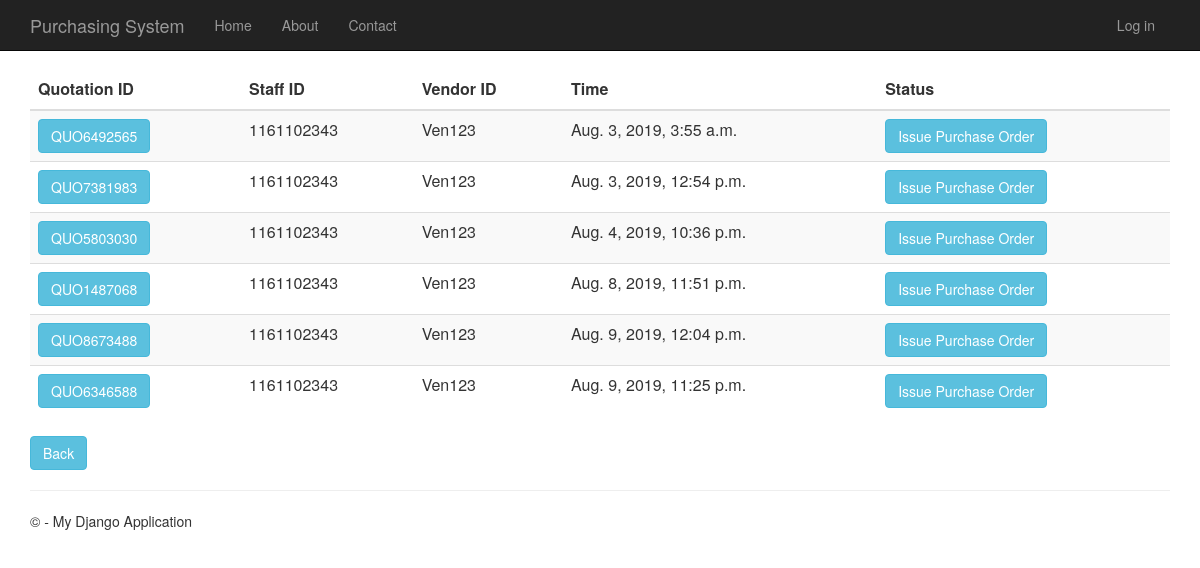
The app's page /quotationhistory, older data.
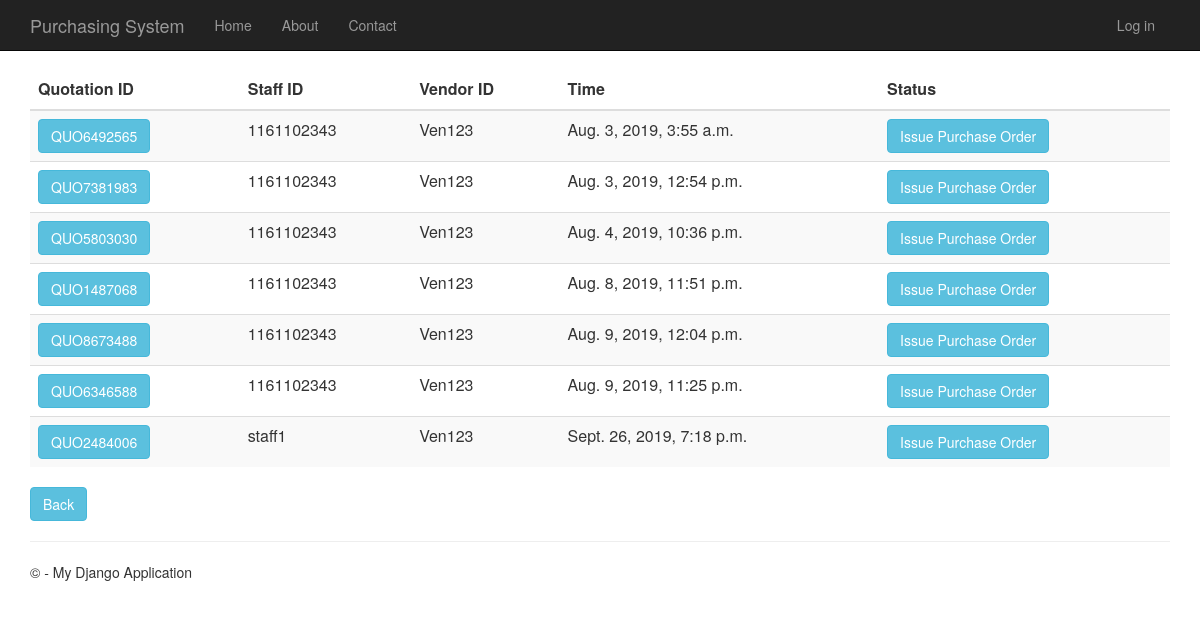
The same page, newer data.
### Quotation/models.py (models this page shows, shortened)
class Quotation(models.Model):
    quotation_id = models.CharField(primary_key=True, max_length=10)
    time_created = models.DateTimeField()
    description = models.TextField(null=True,default=None, blank=True)
    total_price = models.DecimalField(max_digits=10, decimal_places=2, default=Decimal('0.00'))
    person_id = models.ForeignKey(Person, on_delete = models.CASCADE)
    vendor_id = models.ForeignKey(Vendor, on_delete = models.CASCADE)
    request_for_quotation_id = models.OneToOneField(RequestForQuotation, on_delete = models.CASCADE)

### app/models.py (models this page shows, shortened)
class Person(models.Model):
    user_id = models.OneToOneField(User)
    person_id = models.CharField(primary_key=True, max_length=10)
    person_name = models.TextField()
    person_address = models.TextField()
    person_phone_number = models.TextField()
    person_role = models.TextField(default = 'MANAGER')

class Vendor(models.Model):
    vendor_id = models.CharField(primary_key=True, max_length=10)
    vendor_name = models.TextField()
    vendor_phone_number = models.TextField()
    vendor_address = models.TextField()
    vendor_email = models.TextField()
    def __str__(self):
        return str(self.vendor_id)

### Quotation/views.py (the view)
# urls.py: url(r'^quotationhistory', Quotation.views.quotationhistory, name="quotation_history"),
def quotationhistory(request):
    quotations = Quotation.objects.all()
    context = {
            'title':'Quotation History',
            'rows':quotations
        }
    return render(request,'Quotation/quotationhistory.html',context)

### Quotation/templates/Quotation/quotationhistory.html
﻿{% extends "app/layout.html" %}
{% block content %}
<div class="purchaseorderhistory margintop" action="menu">
    <form action="quotationhistorydetails" method="GET">
        <table class="table table-striped margintop">
            <thead>
                <tr>
                    <th scope="col">Quotation ID</th>
                    <th scope="col">Staff ID</th>
                    <th scope="col">Vendor ID</th>
                    <th scope="col">Time</th>
                    <th scope="col">Status</th>
                </tr>
            </thead>
            <tbody>
                {% for r in rows %}
                <tr>
                    <td><button type="submit" name="quo_id" value="{{r.quotation_id}}" class="btn btn-info">{{r.quotation_id}}</button></td>
                    <td>{{r.person_id.person_id}}</td>
                    <td>{{r.vendor_id}}</td>
                    <td>{{r.time_created}}</td>
                    <td><button type="submit" class="btn btn-info buttonsize1">Issue Purchase Order</button></td>
                </tr>
                {% endfor %}
            </tbody>
        </table>
        <div class="margintop">
            <a type="submit" class="btn btn-info" href="/menu">Back</a>
        </div>
    </form>
</div>
{% endblock %}

Row changes from the older to the newer data that the page shows:
added Quotation: quotation_id "QUO2484006", person_id.person_id "staff1", vendor_id "Ven123", time_created "Sept. 26, 2019, 7:18 p.m."
